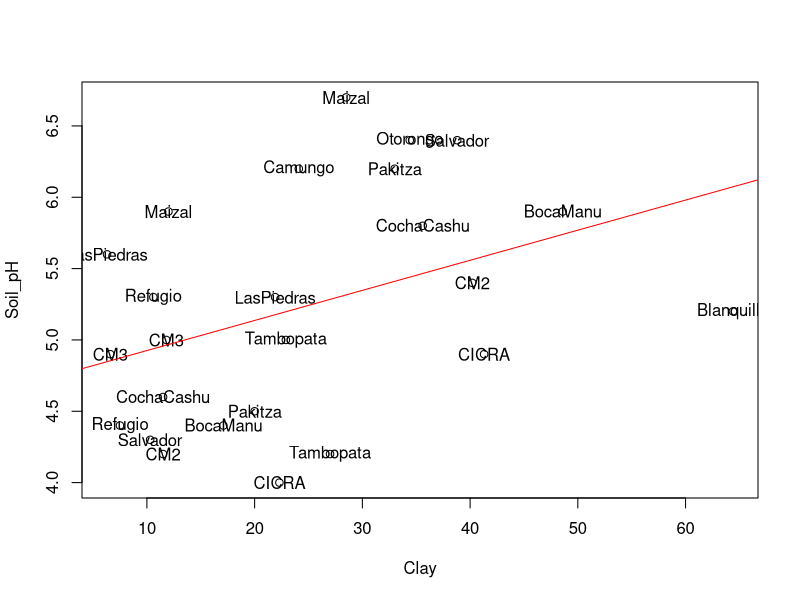
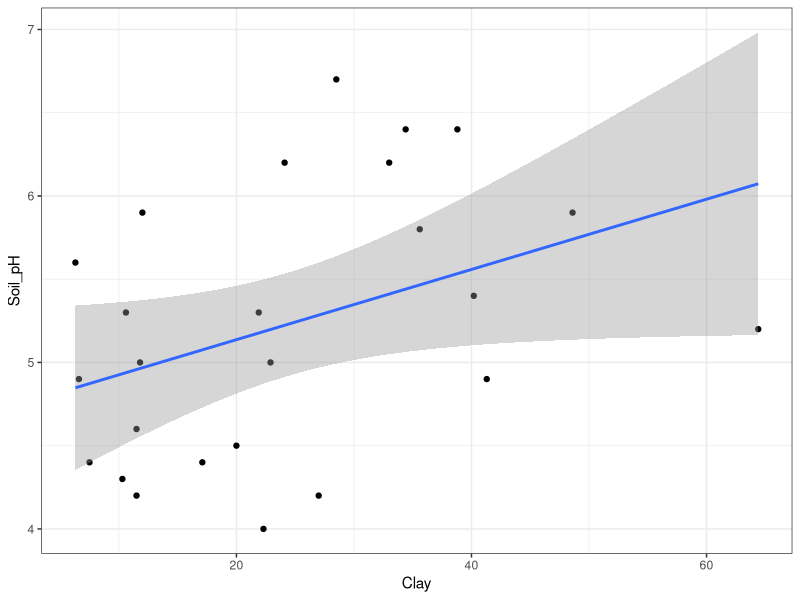
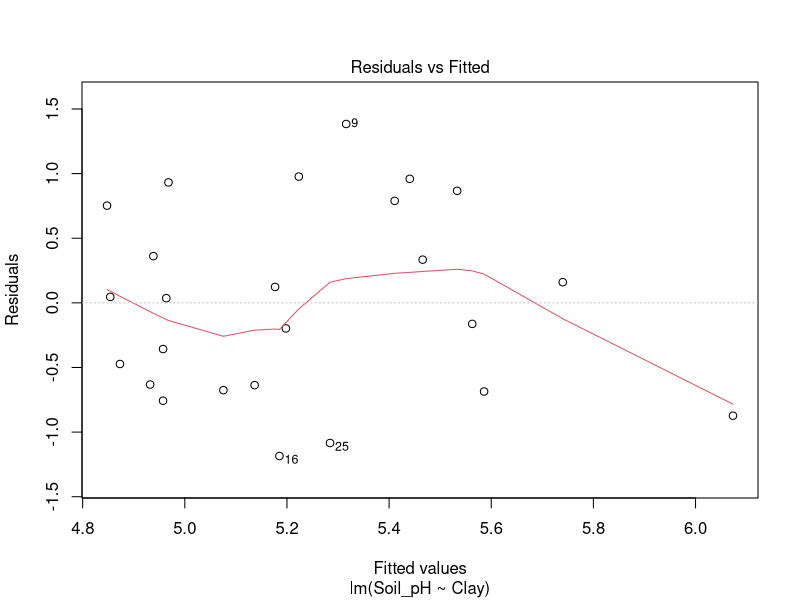
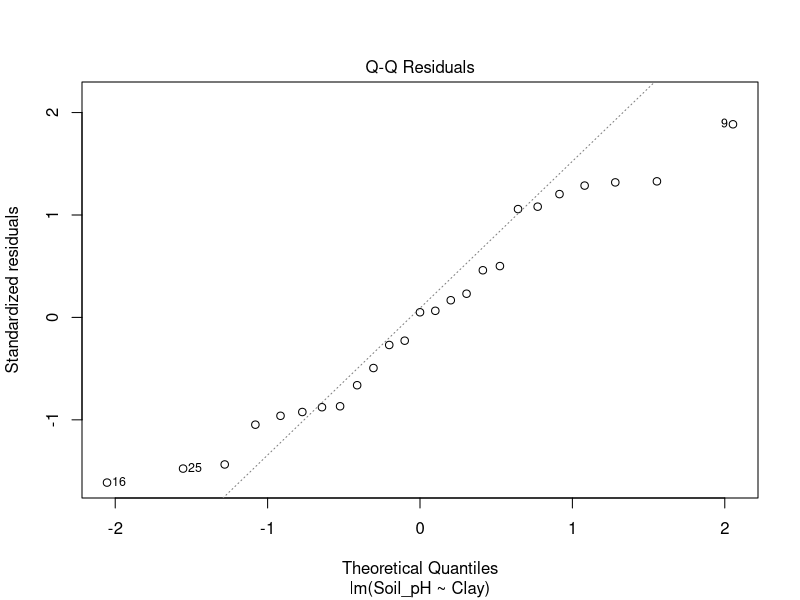
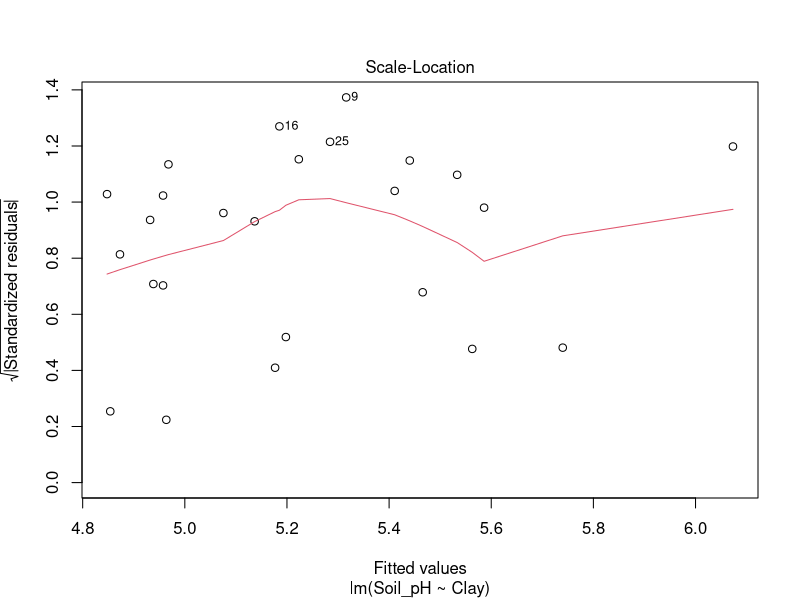
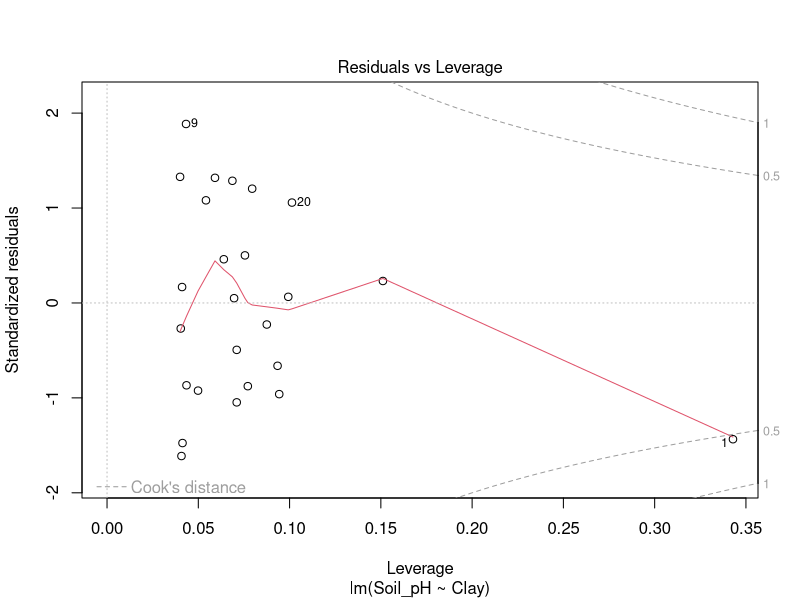
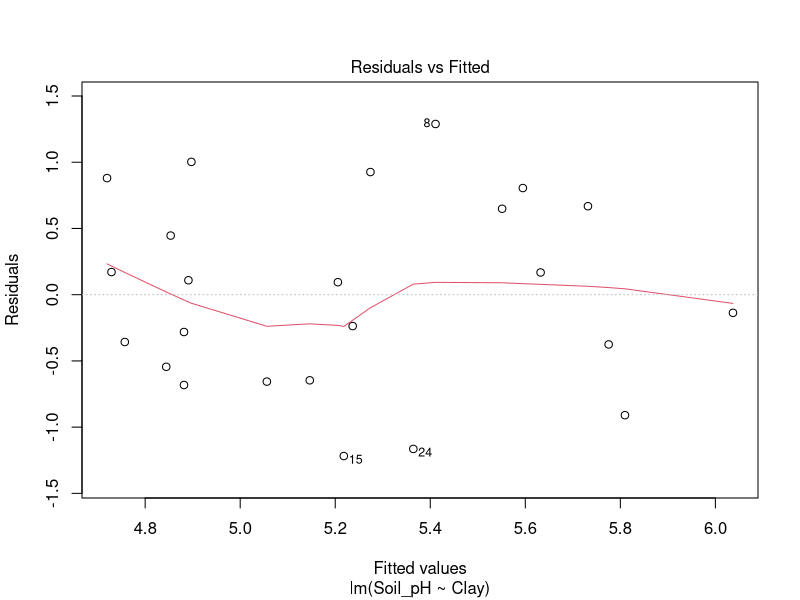
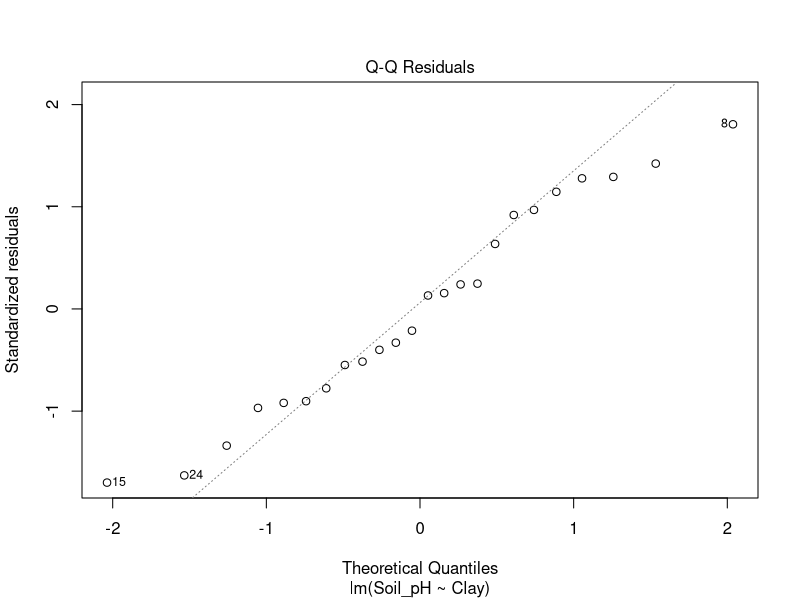

Source code (R) for these figures, in order:
# Professional Skills R Session: Linear models, 5 Nov 

# Introductory things ---- 

# Load library 

library(dplyr)
library(ggplot2)

# Loading data 

soils <- read.csv("01-linear-models/peru_soil_data.csv")

# Quick check of the data 

dim(soils)
names(soils)
head(soils)
summary(soils)

# Running ANOVA: pH varying with habitat ---- 

lm_pH <- lm(Soil_pH ~ Habitat, data = soils)

## Testing assumptions 

# (1) Test with shapiro normality / bartlett homoscedasticity test 
# Recall that we want the p-values for the tests to be greater than 0.05
# That means that it is NOT sig diff from being normally distributed i.e. normal
# And NOT sig diff from having different variances i.e. equal 
# (2) Or you can test with plot(lm_pH) to see the 4 types of plots
# note that plot(lm_pH) shows you the 4 plot, while plot(Soil_pH ~ Cont_var, data = soils)
# shows you just the plot of soil pH against another continuous variable, refer below
# (3) Or we can manually plot histograms with hist() and
# box plots with boxplots() or plot() to check as well 

lm_pH_resids <- resid(lm_pH)
shapiro.test(lm_pH_resids)                         # p-value = 0.06178
bartlett.test(Soil_pH ~ Habitat, data = soils)     # p-value = 0.9735

## Since assumptions are met, run the ANOVA 

anova(lm_pH)                                       # p-value = 0.0002474

# Running ANOVA: soil potassium varying with habitat ---- 

lm_K <- lm(Potassium ~ Habitat, data = soils)

## Testing assumptions 

lm_K_resids <- resid(lm_K)
shapiro.test(lm_K_resids)                          # p-value = 0.7301
bartlett.test(Potassium ~ Habitat, data = soils)   # p-value = 0.004101

# Here, the p-value for bartlett < 0.05 meaning variances are different! 
# Which is problematic because we want equal variances, so we must transform

## Transforming the data 

soils$logK <- log(soils$Potassium)                 # Creates new column of logK

lm_logK <- lm(logK ~ Habitat, data = soils)        # New linear model

## Testing new assumptions 

lm_logK_resids <- resid(lm_logK)
shapiro.test(lm_logK_resids)                       # p-value = 0.1231
bartlett.test(logK ~ Habitat, data = soils)        # p-value = 0.3472

## Assumptions are met and now you can run the ANOVA

anova(lm_logK)                                     # p-value = 9.956e-05










# Linear regression: pH with amount of clay ---- 

lm_pH_clay <- lm(Soil_pH ~ Clay, data = soils)

## Visualizing the data, examine the relationships before running model

# With base R 
plot(Soil_pH ~ Clay, data = soils)
text(Soil_pH ~ Clay, data = soils, labels = soils$Site)
abline(lm_pH_clay, col = "red")

# With ggplot 
(ggplot(soils, aes(x = Clay, y = Soil_pH)) + 
  geom_point() + 
  geom_smooth(method = lm) + 
  theme_bw())

# Side note, if we're going to do pH comparisons with amount of clay / sand / silt
# instead of specifying and running each pair, we can use pairs(soils[,c(5,18,19,20)])  
# which will plot ALL the pairwise relationships at once

## Testing normality assumption with Shapiro test 

# For linear regression (e.g. between pH and clay content) - CONTINUOUS VARIABLES
# when you're testing for equal variances, we're testing for whether the variance 
# between pH & its mean //// IS DIFFERENT FROM //// claycontent & its mean 

# But for anovas (e.g. pH between habitat types) - CATEGORICAL VARIABLES
# when you're testing for equal variances, we're testing for whether the variance 
# between pH in habitat A //// IS DIFFERENT FROM //// pH in habitat B

lm_pH_clay_resids <- resid(lm_pH_clay)
shapiro.test(lm_pH_clay_resids)                    # p-value = 0.2897

## Testing homoscedasticity / heteroscedasticity assumptions with NCV test 

# For linear regression (e.g. between pH and clay content) - CONTINUOUS VARIABLES
# when you're testing for equal variances, we're testing for whether the variance 
# between pH & its mean //// IS DIFFERENT FROM //// claycontent & its mean 

# But for anovas (e.g. pH between habitat types) - CATEGORICAL VARIABLES
# when you're testing for equal variances, we're testing for whether the variance 
# between pH in habitat A //// IS DIFFERENT FROM //// pH in habitat B

# So therefore bartlett.test will not work for linear regressions
# But you can use car::ncvTest(lm_whatever) to test for hetero/homo!

car::ncvTest(lm_pH_clay)                           # p-value = 0.59723

## Assumptions are met and now you can run the linear regression 

anova(lm_pH_clay)                                  # p-value = 0.05227
summary(lm_pH_clay)                                # This is the same! 

## Testing assumptions with plot(lm object) to see the 4 types of plots 

plot(lm_pH_clay) 

# Looking at the last plot of residuals vs leverage, we can see that the last point
# is so far away from the other plots, signifying that it has alot of influence
# on the relationship, i.e. high leverage - which is problematic 
# so we will have to remove that point that is causing issues!

## Removing the problematic point 

# With base R 
soils_new <- soils[-1,] 

# With the filter function from dplyr 
soils_new <- filter(soils, Survey != "Blanquillo_floodplain")

## Running the linear model again 

lm_pH_clay_new <- lm(Soil_pH ~ Clay, data = soils_new)
lm_pH_clay_new_resids <- resid(lm_pH_clay_new)
shapiro.test(lm_pH_clay_new_resids)                # p-value = 0.5618
car::ncvTest(lm_pH_clay_new)                       # p-value = 0.76221

## Checking the assumptions with plot(), 4 graphs: 

plot(lm_pH_clay_new)   

# Note how the points in the last graph are all closer to 0

## Plotting the graph! 

# With base R 
plot(Soil_pH ~ Clay, data = soils_new)
text(Soil_pH ~ Clay, data = soils_new, labels = soils$Site)
abline(lm_pH_clay, col = "red")

# With ggplot 
(ggplot(soils_new, aes(x = Clay, y = Soil_pH)) + 
    geom_point() + 
    geom_smooth(method = lm) + 
    theme_bw())















# Non-parametric: Kruskal-Wallis (Anova) ---- 

lm_na <- lm(Sodium ~ Habitat, data = soils)

## Testing assumptions

lm_na_resids <- resid(lm_na)
shapiro.test(lm_na_resids)                         # p-value = 3.155e-09
bartlett.test(Sodium ~ Habitat, data = soils)      # p-value = 2.322e-10

## Transformation, and testing assumptions again

lm_na_x <- lm(log(Sodium) ~ Habitat, data = soils)

lm_na_x_resids <- resid(lm_na_x)
shapiro.test(lm_na_x_resids)                       # p-value = 2.32e-06
bartlett.test(log(Sodium) ~ Habitat, data = soils) # p-value = 0.006953

## Still doesnt fulfil the assumptions, so have to run non-parametric 

kruskal.test(Sodium ~ Habitat, data = soils)       # p-value = 0.0002655

# Non-parametric: Spearman (linear regression) ---- 

lm_sand_tbs <- lm(Total_Base_Saturation ~ Sand, data = soils)

## Testing assumptions

lm_sand_tbs_resids <- resid(lm_sand_tbs)
shapiro.test(lm_sand_tbs_resids)                   # p-value = 0.1435
car::ncvTest(lm_sand_tbs)                          # p-value = 0.42564

# In this case, the shapiro test / ncv test actually show us that the model 
# assumptions ARE met, but assuming that they are not, we can run the non-
# parametric equivalent instead! 

cor.test(soils$Sand, soils$Total_Base_Saturation,  # p-value = 0.002412
         data = soils, method = "spearman")




